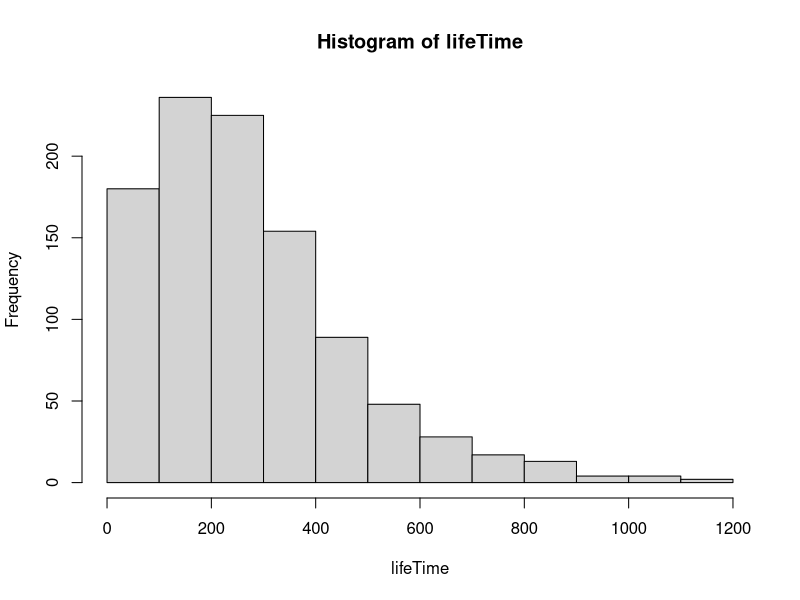

Write R code to recreate this figure. (Note: this script raises an error after producing the figure.)
library(expm)
rm(list=ls())
Q = matrix(
  c(-0.0085,  0.005,  0.0025,       0,   0.001,
          0, -0.014,   0.005,   0.004,   0.005,
          0,      0,  -0.008,   0.003,   0.005,
          0,      0,       0,  -0.009,   0.009,
          0,      0,       0,       0,       0),
  nrow = 5,
  ncol = 5)
Q <- t(Q)


## Task 7

woman = rep(1,1000) # Create 1000 women
N.iter = 1000

count = matrix(0, ncol = 5, nrow = N.iter) #

for (i in 1:N.iter){
  while (woman[i]<5){
    event = rexp(1,rate=-Q[woman[i],woman[i]])
    count[i,woman[i]] = event
    if (woman[i] <4){
    woman[i]=sample(x = c((woman[i]+1):5), size =1, replace =TRUE,
                    prob =-(Q[woman[i],(woman[i]+1):5])/Q[woman[i],woman[i]])
    }
    else{
      woman[i]=5
    }

  }
}

lifeTime = rowSums(count)
hist(lifeTime)
C = qchisq(p = c(0.025,0.975), df = 999)
# Conf for stadard deviation: see notes part 2 file
conf=c(sqrt(999*var(lifeTime)/C[2]),sqrt(999*var(lifeTime)/C[1]))
mean(lifeTime)

n = length(lifeTime)
Conf_control1 = mean(lifeTime) - qt(0.975, df =n-1) * sd(lifeTime) / sqrt(n)
Conf_control2 = mean(lifeTime) + qt(0.975, df =n-1) * sd(lifeTime) / sqrt(n)
c(mean(lifeTime),Conf_control1,Conf_control2) #mean and CI for the mean

#survival rate after 30.5 months
(sum(rowSums(count[,1:2])>30.5 & (count[,3]!=0 | count[,4]!=0)))/1000

############# Opgave 8
Q = Q[1:4,1:4]
funk = function(t){
  ones = rep(1,4)
  p0 = c(1,0,0,0)

  p = vector()
  for (i in 1:length(t)){
    p[i] = 1 - p0%*%expm(x = Q*t[i])%*%ones
  }
  return(p)

}

plot(o,type ='l',lwd = 3)
lines(ecdf(lifeTime),col='red',lwd = 3)
ks.test(lifeTime, funk)

########## Opgave 9
# Q matrix for treatment
Q2 = matrix(c(-0.00475,0,0,0,0
              ,0.0025,-0.007,0,0,0
              ,0.00125,0,-0.008,0,0
              ,0,0.002,0.003,-0.009,0
              ,0.001,0.005,0.005,0.009,0),5,5)

woman = rep(1,1000) # Create 1000 women
Q = matrix(
  c(-0.0085,  0.005,  0.0025,       0,   0.001,
    0, -0.014,   0.005,   0.004,   0.005,
    0,      0,  -0.008,   0.003,   0.005,
    0,      0,       0,  -0.009,   0.009,
    0,      0,       0,       0,       0),
  nrow = 5,
  ncol = 5)
N.iter = 1000

count_treat = matrix(0, ncol = 5, nrow = N.iter) #

for (i in 1:N.iter){
  while (woman[i]<5){
    event = rexp(1,rate=-Q2[woman[i],woman[i]])
    count_treat[i,woman[i]] = event
    if (woman[i] <4){
      woman[i]=sample(x = c((woman[i]+1):5), size =1, replace =TRUE,
                      prob =-(Q2[woman[i],(woman[i]+1):5])/Q2[woman[i],woman[i]])
    }
    else{
      woman[i]=5
    }

  }
}

cdf = function(lifeTime){
  bins = sort(lifeTime)
  cdf.value = cumsum(hist(lifeTime, breaks = bins, plot=FALSE)$count)/1000
  return(list("t"=tail(bins,-1), "cdf"=cdf.value))
}

# S function for non-treatment

life_cdf=cdf(lifeTime)

S_func = function(cdf){
  S = (1000-cdf$cdf*1000)/1000
       return(S)
}
plot(life_cdf$t,S_func(life_cdf),'l')

# find s for treatment
lifeTimeTreat =rowSums(count_treat)
lifeTreat_cdf=cdf(lifeTimeTreat)
plot(lifeTreat_cdf$t,S_func(lifeTreat_cdf),'l')


# plot with death rate for treat and non-treat
plot(life_cdf$t,S_func(life_cdf),col = 'red',type='s')
lines(lifeTreat_cdf$t,S_func(lifeTreat_cdf),col='blue',type='s')


#### Opgave 10
# Log rank test
N1 = head(S_func(life_cdf)*1000,-1)
N2 = head(S_func(lifeTreat_cdf)*1000,-1)
N = N1+N2

O1 = abs(diff(N1))
O2 = abs(diff(N2))
O = abs(diff(N))

N = tail(N,-1)
N2 = tail(N2,-1)

E2 = O/N*N2

V = (O*(N2/N)*(1-N2/N)*(N-O))/(N-1)

Z = sum(O2-E2)/sum(V)

pValue = 1-pnorm(Z)

mean(V)

####### Opgave 11
# Man rykker stadie kontinuert og ikke længere syg på en fast dag på måneden
# Man kan ikke ændre i sygdomsforløbet fordi man allerede har determineret personens sygdomsforløb
### Dette kan gøres nemt i den anden ved at ændre Q
# Erlang kan godt implementeres, men raterne skal laves om
# Lav funktion, der implementerer Erlang. Tager Q-matrice
